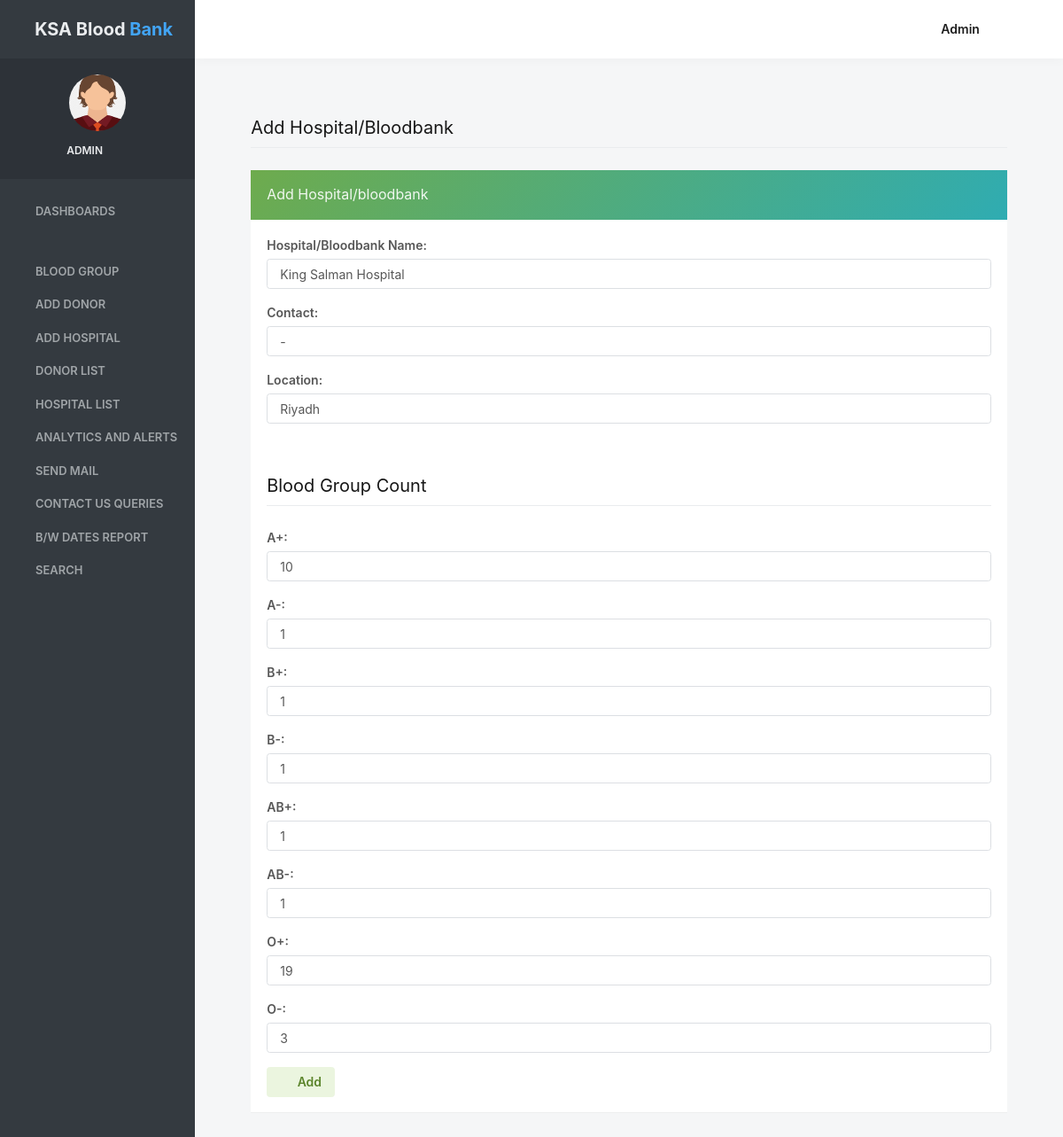
The app's page /edit_hospital/8 (signed in) with its own data.
### bloodbank/models.py (models this page shows, shortened)
class Hospital(models.Model):
    HospitalName = models.CharField(max_length=100)
    ContactNo = models.CharField(max_length=15)
    Location = models.CharField(max_length=300, null=True)
    Aplus= models.CharField(max_length=10)
    Aminus = models.CharField(max_length=10)
    Bplus = models.CharField(max_length=10)
    Bminus = models.CharField(max_length=10)
    ABplus = models.CharField(max_length=10)
    ABminus = models.CharField(max_length=10)
    Oplus= models.CharField(max_length=10)
    Ominus = models.CharField(max_length=10)

### bloodbank/views.py (the view, shortened to what this page needs)
# urls.py: path('edit_hospital/<int:pid>',edit_hospital, name="edit_hospital"),
def edit_hospital(request, pid):
    if not request.user.is_authenticated:
        return redirect('login')
    hospital = Hospital.objects.filter(id=pid)
    error = ""
    d = {'hospital': hospital,'error': error}
    return render(request, 'edit_hospital.html', d)

### bloodbank/templates/edit_hospital.html (shortened to what this page needs)
{% load static %}
{% block body %}
 <html lang="en" class="no-focus">
    <head>
<link rel="stylesheet" id="css-main" href="{% static 'adminassets/css/codebase.min.css' %}">
</head>
    <body>
        <div id="page-container" class="sidebar-o sidebar-inverse side-scroll page-header-fixed main-content-narrow">
              {% include 'sidebar.html' %}
            {% include 'admin_nav.html' %}
            <main id="main-container">
                <div class="content">
                    <h2 class="content-heading">Add Hospital/Bloodbank</h2>
                    <div class="row">
                        <div class="col-md-12">
                            <div class="block block-themed">
                                <div class="block-header bg-gd-emerald">
                                    <h3 class="block-title">Add Hospital/bloodbank</h3>
                                    <div class="block-options">
                                        <button type="button" class="btn-block-option" data-toggle="block-option" data-action="state_toggle" data-action-mode="demo">
                                            <i class="si si-refresh"></i>
                                        </button>
                                        <button type="button" class="btn-block-option" data-toggle="block-option" data-action="content_toggle"></button>
                                    </div>
                                </div>
                                <div class="block-content">
                                 {% for i in hospital %}
                                    <form method="post">
                                        <div class="form-group row">
                                            <label class="col-12" >Hospital/Bloodbank Name:</label>
                                            <div class="col-12">
                                                 <input type=text class="form-control" name="HospitalName"  value= "{{i.HospitalName}}" required='true'>
                                            </div>
                                        </div>
                                        <div class="form-group row">
                                            <label class="col-12" >Contact:</label>
                                            <div class="col-12">
                                                 <input type="text" class="form-control" name="ContactNo" value="{{i.ContactNo}} "required='true'>
                                            </div>
                                        </div>
                                        <div class="form-group row">
                                            <label class="col-12" >Location:</label>
                                            <div class="col-12">
                                                 <input type="text"  class="form-control" name="Location"  value="{{i.Location}}" required='true'>
                                            </div>
                                        </div>
                                        <h2 class="content-heading">Blood Group Count</h2>
                                            <div class="form-group row">
                                                <label class="col-12" >A+:</label>
                                                <div class="col-12">
                                                 <input type="text" class="form-control" name="Aplus" value="{{i.Aplus}}" required='true'>
                                                </div>
                                            </div>
                                            <div class="form-group row">
                                                <label class="col-12" >A-:</label>
                                                <div class="col-12">
                                                 <input type="text" class="form-control" name="Aminus" value="{{i.Aminus}}" required='true'>
                                                </div>
                                            </div>
                                            <div class="form-group row">
                                                <label class="col-12" >B+:</label>
                                                <div class="col-12">
                                                 <input type="text" class="form-control" name="Bplus" value="{{i.Bplus}}" required='true'>
                                                </div>
                                            </div>
                                            <div class="form-group row">
                                                <label class="col-12" >B-:</label>
                                                <div class="col-12">
                                                 <input type="text" class="form-control" name="Bminus" value="{{i.Bminus}}" required='true'>
                                                </div>
                                            </div>
                                            <div class="form-group row">
                                                <label class="col-12" >AB+:</label>
                                                <div class="col-12">
                                                 <input type="text" class="form-control" name="ABplus" value="{{i.ABplus}}" required='true'>
                                                </div>
                                            </div>
                                            <div class="form-group row">
                                                <label class="col-12" >AB-:</label>
                                                <div class="col-12">
                                                 <input type="text" class="form-control" name="ABminus" value="{{i.ABminus}}"required='true'>
                                                </div>
                                            </div>
                                            <div class="form-group row">
                                                <label class="col-12" >O+:</label>
                                                <div class="col-12">
                                                 <input type="text" class="form-control" name="Oplus" value="{{i.Oplus}}" required='true'>
                                                </div>
                                            </div>
                                            <div class="form-group row">
                                                <label class="col-12" >O-:</label>
                                                <div class="col-12">
                                                 <input type="text" class="form-control" name="Ominus" value="{{i.Ominus}}" required='true'>
                                                </div>
                                            </div>
                                        <div class="form-group row">
                                            <div class="col-12">
                                                <button type="submit" class="btn btn-alt-success" name="submit">
                                                    <i class="fa fa-plus mr-5"></i> Add
                                                </button>
                                            </div>
                                        </div>
                                    </form>
                                  {% endfor %}
                                </div>
                            </div>
                        </div>
                       </div>
                </div>
            </main>
        </div>
    </body>
</html>
{% endblock %}

### bloodbank/templates/sidebar.html (shortened to what this page needs)
{% load static %}
   <nav id="sidebar">
                <div id="sidebar-scroll">
                    <div class="sidebar-content">
                        <div class="content-header content-header-fullrow px-15">
                            <div class="content-header-section text-center align-parent sidebar-mini-hidden">
                                <div class="content-header-item">
                                    <a class="link-effect font-w700" href="{% url 'admin_home' %}">
                                        <i class="si si-fire text-primary"></i>
                                        <span class="font-size-xl text-dual-primary-dark">KSA Blood </span><span class="font-size-xl text-primary">Bank</span>
                                    </a>
                                </div>
                            </div>
                        </div>
                        <div class="content-side content-side-full content-side-user px-10 align-parent">
                            <div class="sidebar-mini-hidden-b text-center">
                                <a class="img-link" href="be_pages_generic_profile.html">
                                    <img class="img-avatar" src="{% static 'adminassets/img/avatars/avatarboy729.png' %}" alt="">
                                </a>
                                <ul class="list-inline mt-10">
                                    <li class="list-inline-item">
                                        <a class="link-effect text-dual-primary-dark font-size-xs font-w600 text-uppercase" href="#">{{request.user.username}}</a>
                                    </li>
                                    <li class="list-inline-item">
                                        <a class="link-effect text-dual-primary-dark" href="{% url 'logout' %}">
                                            <i class="si si-logout"></i>
                                        </a>
                                    </li>
                                </ul>
                            </div>
                        </div>
                        <div class="content-side content-side-full">
                            <ul class="nav-main">
                                <li class="open">
                                    <a href="{% url 'admin_home' %}"><i class="si si-cup"></i><span class="sidebar-mini-hide">Dashboards</span></a>
                                </li>
                                <li class="nav-main-heading"><span class="sidebar-mini-visible">UI</span></li>
                                <li>
                                    <a class="nav-submenu" data-toggle="nav-submenu"><i class="si si-puzzle"></i>Blood Group</a>
                                </li>
                               <li>
                                    <a  href="{% url 'add_donor' %}"><i class="fa fa-edit"></i><span class="sidebar-mini-hide">Add Donor</span></a>
                                </li>
                                <li>
                                    <a  href="{% url 'add_hospital' %}"><i class="fa fa-edit"></i><span class="sidebar-mini-hide">Add Hospital</span></a>
                                </li>
                                <li>
                                    <a  href="{% url 'donorlist' %}"><i class="fa fa-users"></i><span class="sidebar-mini-hide">Donor List</span></a>
                                </li>
                                <li>
                                    <a  href="{% url 'hospitallist' %}"><i class="fa fa-users"></i><span class="sidebar-mini-hide">Hospital List</span></a>
                                </li>
                                  <li>
                                    <a  href="{% url 'graphData' %}"><i class="fa fa-users"></i><span class="sidebar-mini-hide">Analytics and Alerts</span></a>
                                </li>
                                 <li>
                                    <a  href="{% url 'sendmail' %}"><i class="fa fa-users"></i><span class="sidebar-mini-hide">Send Mail</span></a>
                                </li>
                                <li>
                                    <a class="nav-submenu" data-toggle="nav-submenu" href="#"><i class="si si-user"></i><span class="sidebar-mini-hide">Contact Us Queries</span></a>
                                </li>
                                <li>
                                    <a  href="{% url 'betweendate_report' %}"><i class="si si-vector"></i><span class="sidebar-mini-hide">B/w Dates Report</span></a>
                                </li>
                                <li>
                                    <a class="nav-submenu" data-toggle="nav-submenu" href="#"><i class="si si-trophy"></i><span class="sidebar-mini-hide">Search</span></a>
                                </li>
                            </ul>
                        </div>
                    </div>
                </div>
            </nav>

### bloodbank/templates/admin_nav.html (shortened to what this page needs)
{% load static %}
            <header id="page-header">
                <div class="content-header">
                    <div class="content-header-section">
                        <button type="button" class="btn btn-circle btn-dual-secondary" data-toggle="layout" data-action="sidebar_toggle">
                            <i class="fa fa-navicon"></i>
                        </button>
                        <div class="btn-group" role="group">
                            <button type="button" class="btn btn-circle btn-dual-secondary" id="page-header-options-dropdown" data-toggle="dropdown" aria-haspopup="true" aria-expanded="false">
                                <i class="fa fa-wrench"></i>
                            </button>
                        </div>
                        <div class="btn-group" role="group">
                            <button type="button" class="btn btn-circle btn-dual-secondary" id="page-header-themes-dropdown" data-toggle="dropdown" aria-haspopup="true" aria-expanded="false">
                                <i class="fa fa-paint-brush"></i>
                            </button>
                        </div>
                    </div>
                    <div class="content-header-section">
                        <div class="btn-group" role="group">
                            <button type="button" class="btn btn-rounded btn-dual-secondary text-capitalize" id="page-header-user-dropdown" data-toggle="dropdown" aria-haspopup="true" aria-expanded="false">
                                {{request.user.username}}<i class="fa fa-angle-down ml-5"></i>
                            </button>
                        </div>
                    </div>
                </div>
            </header>

### records on screen
Hospital: HospitalName "King Salman Hospital", ContactNo "-", Location "Riyadh", Aplus "10", Aminus "1", Bplus "1", Bminus "1", ABplus "1", ABminus "1", Oplus "19", Ominus "3"

### other values on screen
{{ request.user.username }} "ADMIN"
{{ request.user.username }} "Admin"
